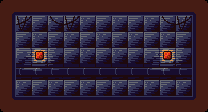

This game map was drawn from its Tiled (.tmx) file and the tilesets committed beside it. A one-line description and the full map source follow:
An orthogonal 13x7 tile map with 16x16 px tiles, 2 tile layers (Border, Decor).

<map version="1.10" tiledversion="1.10.2" orientation="orthogonal" renderorder="right-down" width="13" height="7" tilewidth="16" tileheight="16" infinite="0" nextlayerid="3" nextobjectid="1">
 <tileset firstgid="1" source="tilesheet.tsx" />
 <layer id="1" name="Border" width="13" height="7">
  <data encoding="csv">
1,2,2,2,2,2,2,2,2,2,2,2,3,
7,23,24,23,24,23,24,23,24,23,24,23,9,
7,24,23,24,23,24,23,24,23,24,23,24,9,
7,4,5,6,24,23,24,23,24,4,5,6,9,
7,10,11,12,18,18,18,18,18,10,11,12,9,
7,23,24,23,24,23,24,23,24,23,24,23,9,
13,14,14,14,14,14,14,14,14,14,14,14,15
</data>
 </layer>
 <layer id="2" name="Decor" width="13" height="7">
  <data encoding="csv">
0,0,0,0,0,0,0,0,0,0,0,0,0,
0,17,0,16,17,0,0,0,0,0,16,17,0,
0,0,0,0,0,0,0,0,0,0,0,0,0,
0,0,0,0,0,0,0,0,0,0,0,0,0,
0,0,0,0,0,0,0,0,0,0,0,0,0,
0,0,0,0,0,0,0,0,0,0,0,0,0,
0,0,0,0,0,0,0,0,0,0,0,0,0
</data>
 </layer>
</map>